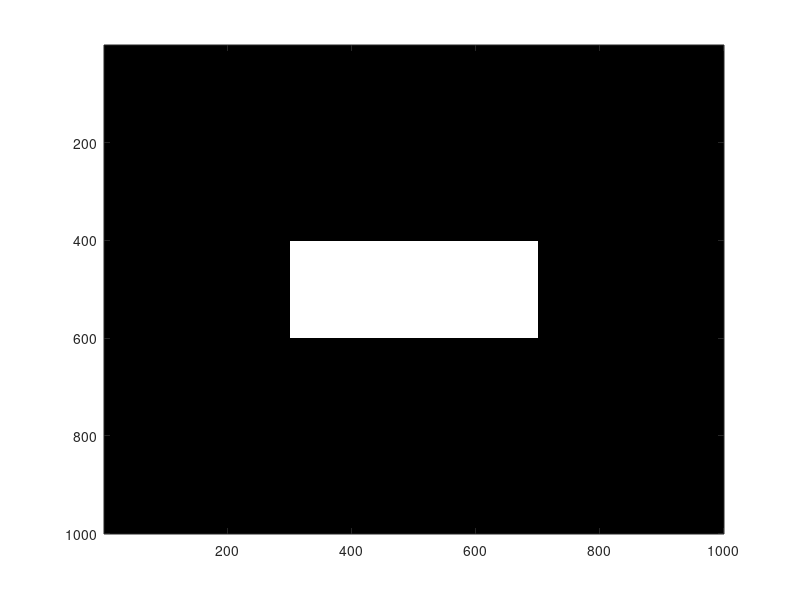

Reproduce this figure in MATLAB. (Note: this script raises an error after producing the figure.)
% Generate HDR patterns for measuring

im = zeros(1000,1000,3);

for i = 4:5
    for j = 3:6
        row = i * 100 + 1;
        col = j * 100 + 1;
        im(row:row+99,col:col+99,1) = 12.5;
        im(row:row+99,col:col+99,2) = 12.5;
        im(row:row+99,col:col+99,3) = 12.5;
    end
end

imagesc(im)
hdrwrite(im,'myhdr_10.hdr');

